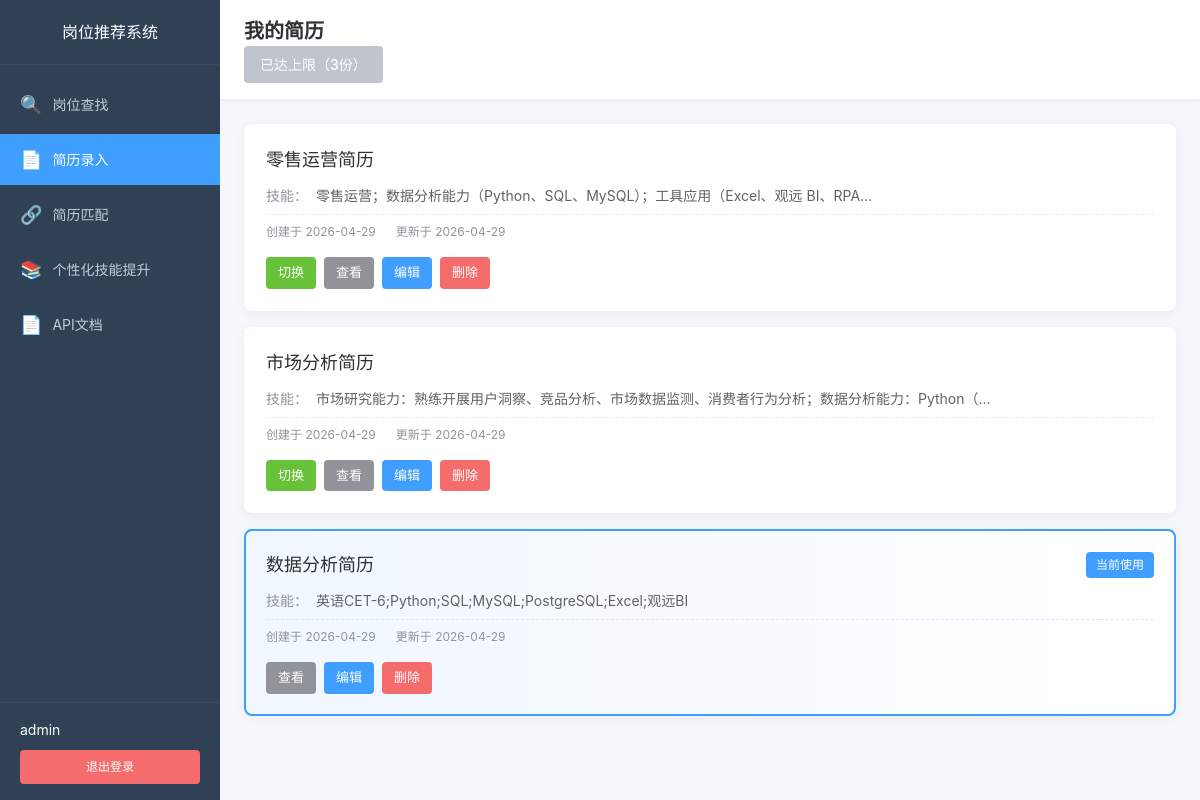
The app's page /resume/list (signed in) with its own data.
### app/models/user.py (models this page shows, shortened)
class User(UserMixin, db.Model):
    __tablename__ = 'users'
    id = db.Column(db.Integer, primary_key=True)
    username = db.Column(db.String(80), unique=True, nullable=False, index=True)
    email = db.Column(db.String(120), unique=True, nullable=False, index=True)
    password_hash = db.Column(db.String(255), nullable=False)
    nickname = db.Column(db.String(80))
    is_active = db.Column(db.Boolean, default=True)
    created_at = db.Column(db.DateTime, default=datetime.utcnow)
    updated_at = db.Column(db.DateTime, default=datetime.utcnow, onupdate=datetime.utcnow)

### app/models/resume.py (models this page shows, shortened)
class Resume(db.Model):
    __tablename__ = 'resumes'
    id = db.Column(db.Integer, primary_key=True)
    user_id = db.Column(db.Integer, db.ForeignKey('users.id'), nullable=False, index=True)
    resume_name = db.Column(db.String(100), nullable=False, default='默认简历')
    is_active = db.Column(db.Boolean, default=True, nullable=False)
    education = db.Column(db.Text, nullable=True)
    internship = db.Column(db.Text, nullable=True)
    work = db.Column(db.Text, nullable=True)
    project = db.Column(db.Text, nullable=True)
    skills = db.Column(db.Text, nullable=False)
    self_evaluation = db.Column(db.Text, nullable=False)
    created_at = db.Column(db.DateTime, default=datetime.utcnow)
    updated_at = db.Column(db.DateTime, default=datetime.utcnow, onupdate=datetime.utcnow)
    user = db.relationship('User', backref=db.backref('resumes', lazy='dynamic', cascade='all, delete-orphan'))
    job_matches = db.relationship('ResumeJobMatch', backref='resume', lazy='dynamic', cascade='all, delete-orphan')
    skill_suggestions = db.relationship('SkillSuggestion', backref='resume', lazy='dynamic', cascade='all, delete-orphan')

### app/routes/resume.py (the view)
@resume.route('/list')
@login_required
def list_resumes():
    resumes = Resume.query.filter_by(user_id=current_user.id).order_by(Resume.created_at.desc()).all()
    current_resume_id = get_current_resume_id()
    return render_template('resume/resume_list.html',
                          resumes=resumes,
                          current_resume_id=current_resume_id,
                          max_count=MAX_RESUME_COUNT)

### app/models/user.py (called while the page is built)
@login_manager.user_loader
def load_user(user_id: str):
    return User.query.get(int(user_id))

### app/routes/resume.py (called while the page is built, shortened)
def get_current_resume_id():
    resume_id = session.get('current_resume_id')
    if resume_id:
        resume = Resume.query.filter_by(id=resume_id, user_id=current_user.id).first()
        if resume:
            return resume_id
    active_resume = Resume.query.filter_by(user_id=current_user.id, is_active=True).first()
    if active_resume:
        session['current_resume_id'] = active_resume.id
        return active_resume.id

### app/templates/resume/resume_list.html (shortened to what this page needs)
{% extends "base.html" %}
{% block extra_css %}
<link rel="stylesheet" href="{{ url_for('static', filename='css/dashboard.css') }}">
<link rel="stylesheet" href="{{ url_for('static', filename='css/resume.css') }}">
{% endblock %}
{% block content %}
<div class="app-container">
    <aside class="sidebar">
        <div class="sidebar-header">
            <h2>岗位推荐系统</h2>
        </div>
        <nav class="sidebar-nav">
            <ul class="nav-menu">
                <li class="nav-item">
                    <a href="{{ url_for('dashboard.index') }}" class="nav-link">
                        <span class="nav-icon">&#128269;</span>
                        <span class="nav-text">岗位查找</span>
                    </a>
                </li>
                <li class="nav-item active">
                    <a href="{{ url_for('resume.list_resumes') }}" class="nav-link">
                        <span class="nav-icon">&#128196;</span>
                        <span class="nav-text">简历录入</span>
                    </a>
                </li>
                <li class="nav-item">
                    <a href="{{ url_for('match.index') }}" class="nav-link">
                        <span class="nav-icon">&#128279;</span>
                        <span class="nav-text">简历匹配</span>
                    </a>
                </li>
                <li class="nav-item">
                    <a href="{{ url_for('skill_improvement.index') }}" class="nav-link">
                        <span class="nav-icon">&#128218;</span>
                        <span class="nav-text">个性化技能提升</span>
                    </a>
                </li>
                <li class="nav-item">
                    <a href="{{ url_for('api_docs.doc') }}" class="nav-link" target="_blank">
                        <span class="nav-icon">&#128196;</span>
                        <span class="nav-text">API文档</span>
                    </a>
                </li>
            </ul>
        </nav>
        <div class="sidebar-footer">
            <div class="user-info">
                <span class="user-name">{{ current_user.nickname or current_user.username }}</span>
            </div>
            <a href="{{ url_for('auth.logout') }}" class="logout-btn">退出登录</a>
        </div>
    </aside>
    <main class="main-content">
        <header class="main-header">
            <h1>我的简历</h1>
            <div class="header-actions">
                {% if resumes|length < max_count %}
                <a href="{{ url_for('resume.input_resume') }}" class="btn btn-primary">+ 新建简历</a>
                {% else %}
                <span class="btn btn-disabled">已达上限（{{ max_count }}份）</span>
                {% endif %}
            </div>
        </header>
        <div class="content-wrapper">
            {% if resumes %}
            <div class="resume-list">
                {% for resume in resumes %}
                <div class="resume-card {% if resume.id == current_resume_id %}active{% endif %}">
                    <div class="resume-card-header">
                        <h3 class="resume-name">{{ resume.resume_name }}</h3>
                        {% if resume.id == current_resume_id %}
                        <span class="current-badge">当前使用</span>
                        {% endif %}
                    </div>
                    <div class="resume-card-body">
                        <div class="resume-info">
                            <span class="info-label">技能：</span>
                            <span class="info-value">{{ resume.skills[:50] }}{% if resume.skills|length > 50 %}...{% endif %}</span>
                        </div>
                        <div class="resume-meta">
                            <span>创建于 {{ resume.created_at.strftime('%Y-%m-%d') if resume.created_at else '-' }}</span>
                            <span>更新于 {{ resume.updated_at.strftime('%Y-%m-%d') if resume.updated_at else '-' }}</span>
                        </div>
                    </div>
                    <div class="resume-card-actions">
                        {% if resume.id != current_resume_id %}
                        <a href="{{ url_for('resume.switch_resume', resume_id=resume.id) }}" class="btn btn-sm btn-success">切换</a>
                        {% endif %}
                        <a href="{{ url_for('resume.detail_resume', resume_id=resume.id) }}" class="btn btn-sm btn-info">查看</a>
                        <a href="{{ url_for('resume.edit_resume', resume_id=resume.id) }}" class="btn btn-sm btn-primary">编辑</a>
                        <a href="{{ url_for('resume.delete_resume', resume_id=resume.id) }}" class="btn btn-sm btn-danger" onclick="return confirm('确定要删除这份简历吗？删除后其关联的匹配记录和技能提升建议也将被删除。')">删除</a>
                    </div>
                </div>
                {% endfor %}
            </div>
            {% else %}
            <div class="empty-state">
                <div class="empty-icon">&#128196;</div>
                <h3>暂无简历，请先创建一份简历，用于岗位匹配和技能提升分析</h3>
                <a href="{{ url_for('resume.input_resume') }}" class="btn btn-primary">创建第一份简历</a>
            </div>
            {% endif %}
        </div>
    </main>
</div>
{% endblock %}

### app/static/css/base.css (style rules this page uses)
* { margin: 0; padding: 0; box-sizing: border-box; }
html, body { height: 100%; font-family: -apple-system, BlinkMacSystemFont, 'Segoe UI', 'PingFang SC', 'Hiragino Sans GB', 'Microsoft YaHei', sans-serif; font-size: 14px; line-height: 1.5; color: #333; background-color: #f5f7fa; }
a { color: #409eff; text-decoration: none; }
.btn { display: inline-block; padding: 10px 20px; font-size: 14px; font-weight: 500; border-radius: 4px; transition: all 0.3s ease; }
.btn-primary { background-color: #409eff; color: #fff; }
.btn-success { background-color: #67c23a; color: #fff; }
.btn-danger { background-color: #f56c6c; color: #fff; }

### app/static/css/dashboard.css (style rules this page uses)
.app-container { display: flex; min-height: 100vh; }
.sidebar { width: 220px; background: #304156; color: #bfcbd9; display: flex; flex-direction: column; position: fixed; height: 100vh; left: 0; top: 0; z-index: 100; }
.sidebar-header { padding: 20px; text-align: center; border-bottom: 1px solid #3a4a5d; }
.sidebar-header h2 { font-size: 16px; color: #fff; font-weight: 500; }
.sidebar-nav { flex: 1; padding: 10px 0; overflow-y: auto; }
.nav-menu { list-style: none; }
.nav-item { margin: 4px 0; }
.nav-link { display: flex; align-items: center; padding: 12px 20px; color: #bfcbd9; transition: all 0.3s ease; }
.nav-item.active .nav-link { background: #409eff; color: #fff; }
.nav-icon { font-size: 18px; margin-right: 10px; }
.nav-text { font-size: 14px; }
.sidebar-footer { padding: 16px 20px; border-top: 1px solid #3a4a5d; }
.user-info { margin-bottom: 10px; }
.user-name { font-size: 14px; color: #fff; }
.logout-btn { display: block; padding: 8px 16px; background: #f56c6c; color: #fff; border-radius: 4px; text-align: center; font-size: 12px; transition: background 0.3s ease; }
.main-content { flex: 1; margin-left: 220px; background: #f5f7fa; }
.main-header { background: #fff; padding: 16px 24px; border-bottom: 1px solid #ebeef5; box-shadow: 0 1px 4px rgba(0, 0, 0, 0.05); }
.main-header h1 { font-size: 20px; color: #303133; }
.content-wrapper { padding: 24px; }

### app/static/css/resume.css (style rules this page uses)
.btn-info { background-color: #909399; color: #fff; }
.info-label { min-width: 100px; color: #909399; font-size: 14px; }
.info-value { color: #303133; font-size: 14px; flex: 1; white-space: pre-wrap; word-break: break-all; }
.resume-meta { margin-top: 24px; padding-top: 16px; border-top: 1px solid #ebeef5; color: #909399; font-size: 12px; }
.header-actions { display: flex; gap: 12px; align-items: center; }
.btn-disabled { background-color: #c0c4cc; color: #fff; cursor: not-allowed; padding: 8px 16px; border-radius: 4px; font-size: 14px; }
.resume-list { display: grid; gap: 16px; }
.resume-card { background: #fff; border-radius: 8px; box-shadow: 0 2px 12px rgba(0, 0, 0, 0.05); padding: 20px; border: 2px solid transparent; transition: all 0.3s ease; }
.resume-card.active { border-color: #409eff; background: linear-gradient(to right, #f0f7ff, #fff); }
.resume-card-header { display: flex; justify-content: space-between; align-items: center; margin-bottom: 12px; }
.resume-name { font-size: 18px; font-weight: 500; color: #303133; margin: 0; }
.current-badge { display: inline-block; padding: 4px 10px; background: #409eff; color: #fff; border-radius: 4px; font-size: 12px; font-weight: 500; }
.resume-card-body { margin-bottom: 16px; }
.resume-card-body .resume-info { display: flex; margin-bottom: 8px; }
.resume-card-body .info-label { min-width: 50px; color: #909399; font-size: 14px; }
.resume-card-body .info-value { color: #606266; font-size: 14px; }
.resume-card-body .resume-meta { display: flex; gap: 20px; color: #909399; font-size: 12px; margin-top: 8px; padding-top: 8px; border-top: 1px dashed #e4e7ed; }
.resume-card-actions { display: flex; gap: 8px; flex-wrap: wrap; }
.btn-sm { padding: 6px 12px; font-size: 13px; }
.btn-success { background-color: #67c23a; color: #fff; }
.btn-danger { background-color: #f56c6c; color: #fff; }

### records on screen
User: nickname "admin"
Resume: resume_name "零售运营简历", skills "零售运营；数据分析能力（Python、SQL、MySQL）；工具应用（Excel、观远 BI、RPA", created_at "2026-04-29", updated_at "2026-04-29"
Resume: resume_name "市场分析简历", skills "市场研究能力：熟练开展用户洞察、竞品分析、市场数据监测、消费者行为分析；数据分析能力：Python（", created_at "2026-04-29", updated_at "2026-04-29"
Resume: resume_name "数据分析简历", shows "当前使用", skills "英语CET-6;Python;SQL;MySQL;PostgreSQL;Excel;观远BI", created_at "2026-04-29", updated_at "2026-04-29"

### other values on screen
{{ max_count }} "3"
